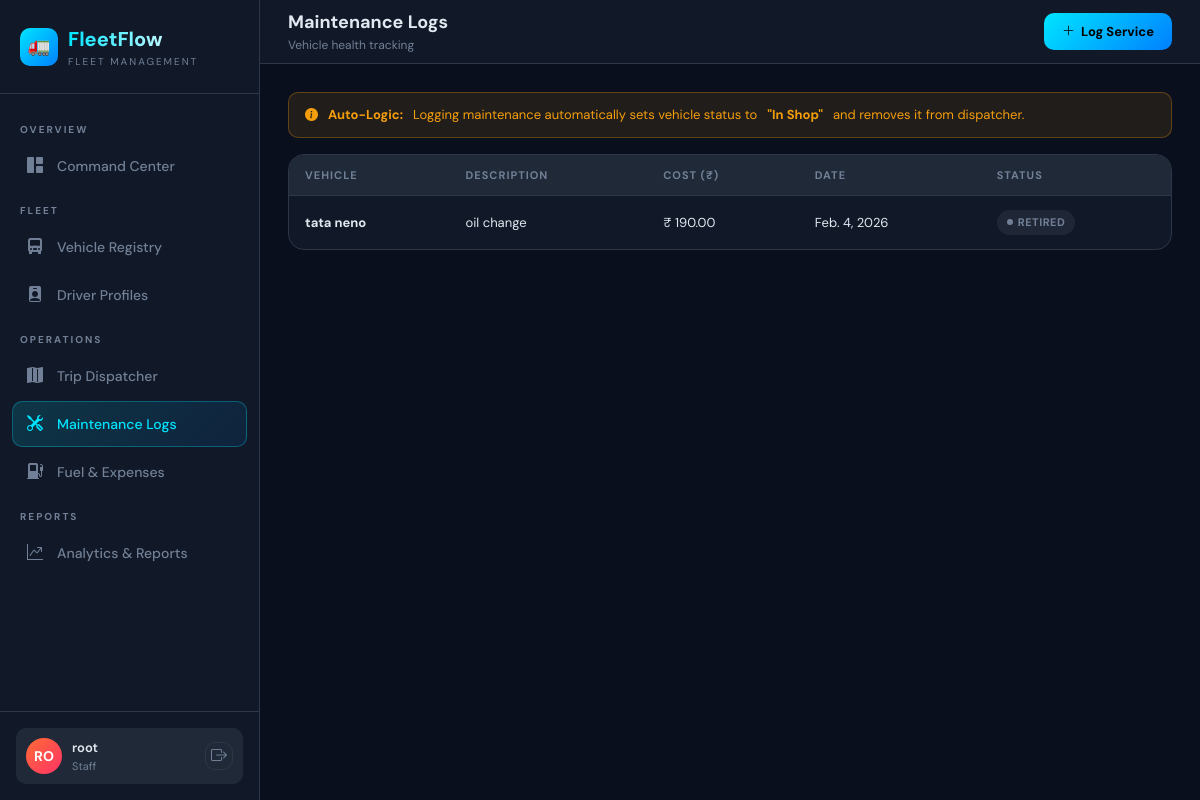
The page /maintenance/ (signed in) on the database as committed earlier.
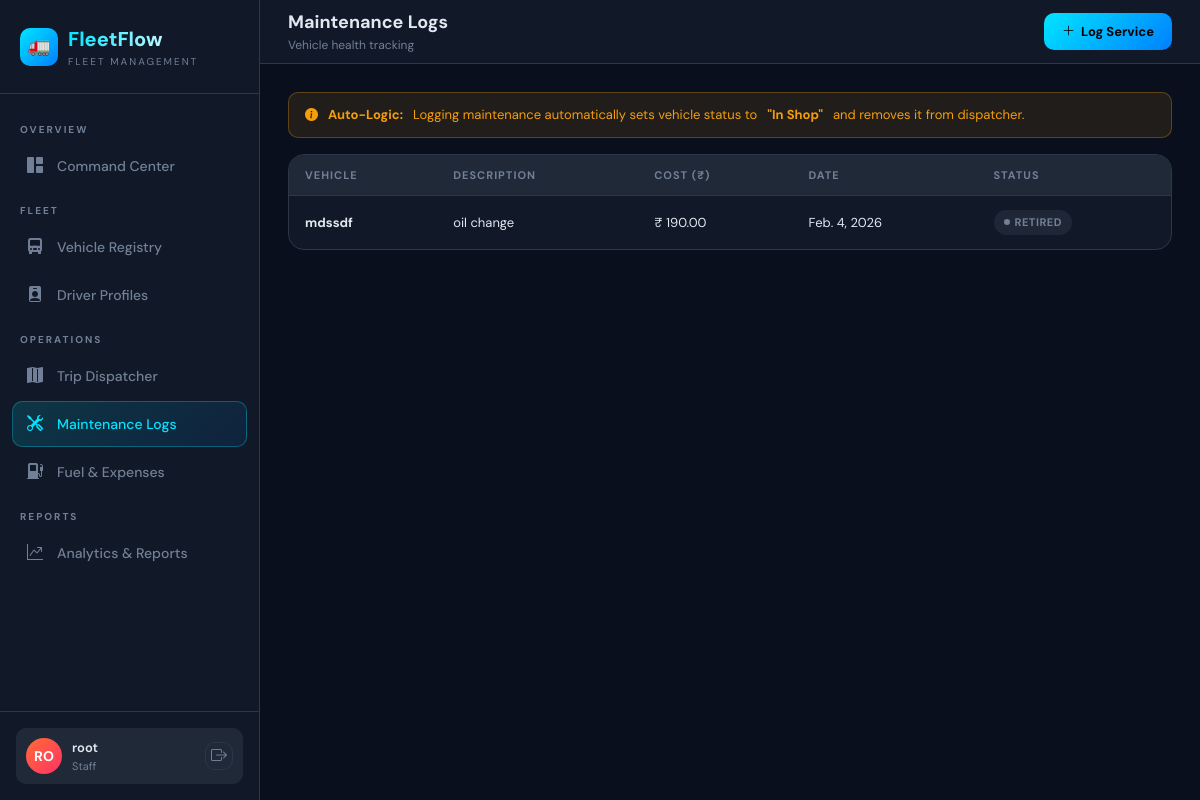
The same page on the database as committed later.
### maintenance/models.py (models this page shows, shortened)
class MaintenanceLog(models.Model):
    vehicle = models.ForeignKey(Vehicle, on_delete=models.CASCADE)
    description = models.TextField()
    cost = models.DecimalField(max_digits=10, decimal_places=2)
    date = models.DateField()
    created_at = models.DateTimeField(auto_now_add=True)

### vehicles/models.py (models this page shows, shortened)
class Vehicle(models.Model):
    VEHICLE_TYPE = [
        ('truck', 'Truck'),
        ('van', 'Van'),
        ('bike', 'Bike'),
    ]
    STATUS = [
        ('available', 'Available'),
        ('on_trip', 'On Trip'),
        ('in_shop', 'In Shop'),
        ('retired', 'Retired'),
    ]
    name = models.CharField(max_length=100)
    license_plate = models.CharField(max_length=20, unique=True)
    vehicle_type = models.CharField(max_length=10, choices=VEHICLE_TYPE)
    max_capacity_kg = models.FloatField()
    odometer = models.FloatField(default=0)
    status = models.CharField(max_length=20, choices=STATUS, default='available')
    region = models.CharField(max_length=100, blank=True)
    created_at = models.DateTimeField(auto_now_add=True)
    def status_badge(self):
        badges = {
            'available': 'success',
            'on_trip': 'primary',
            'in_shop': 'warning',
            'retired': 'secondary',
        }
        return badges.get(self.status, 'secondary')

### maintenance/views.py (the view)
# urls.py: path('', views.maintenance_list, name='maintenance_list'),
@login_required
def maintenance_list(request):
    group = get_group(request.user)
    if group not in ['Manager', 'Dispatcher']:
        messages.error(request, 'Access Denied!')
        return redirect_user(group)
    logs = MaintenanceLog.objects.all().order_by('-date')
    return render(request, 'maintenance/maintenance_list.html', {'logs': logs})

### maintenance/views.py (called while the page is built)
def get_group(user):
    if user.is_superuser:
        return 'Manager'
    group = user.groups.first()
    return group.name if group else ''

### templates/maintenance/maintenance_list.html (shortened to what this page needs)
{% extends 'base.html' %}
{% block topbar %}
<div class="topbar">
  <div>
    <div class="page-title">Maintenance Logs</div>
    <div class="page-subtitle">Vehicle health tracking</div>
  </div>
  <div class="topbar-actions">
    <a href="{% url 'maintenance_add' %}" class="btn-primary-ff">
      <i class="bi bi-plus-lg"></i> Log Service
    </a>
  </div>
</div>
{% endblock %}
{% block content %}
<div class="alert-box alert-warning">
  <i class="bi bi-info-circle-fill"></i>
  <b>Auto-Logic:</b> Logging maintenance automatically sets vehicle status to <b>"In Shop"</b> and removes it from dispatcher.
</div>
<div class="card-box">
  <div class="table-wrap">
    <table>
      <thead>
        <tr><th>Vehicle</th><th>Description</th><th>Cost (₹)</th><th>Date</th><th>Status</th></tr>
      </thead>
      <tbody>
        {% for log in logs %}
        <tr>
          <td><b>{{ log.vehicle.name }}</b></td>
          <td>{{ log.description }}</td>
          <td>₹ {{ log.cost }}</td>
          <td>{{ log.date }}</td>
          <td>
            <span class="pill pill-{{ log.vehicle.status_badge }}">
              <span class="pill-dot"></span>{{ log.vehicle.get_status_display }}
            </span>
          </td>
        </tr>
        {% empty %}
        <tr><td colspan="5" style="text-align:center;padding:30px;color:var(--text-muted)">No maintenance logs</td></tr>
        {% endfor %}
      </tbody>
    </table>
  </div>
</div>
{% endblock %}

Rows that differ between the two databases and show on the page:
changed through a linked row, MaintenanceLog "oil change": vehicle.name "tata neno" → "mdssdf"
